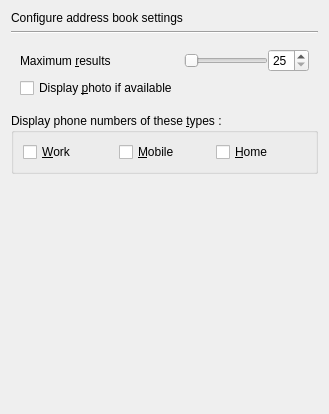
       <widget class="QWidget" name="page_addressBook">
        <layout class="QVBoxLayout" name="verticalLayout_4">
         <item>
          <widget class="QLabel" name="label_configAddressBook">
           <property name="text">
            <string>Configure address book settings</string>
           </property>
          </widget>
         </item>
         <item>
          <widget class="Line" name="line_configAddressBook">
           <property name="orientation">
            <enum>Qt::Horizontal</enum>
           </property>
          </widget>
         </item>
         <item>
          <widget class="QWidget" name="widget_configAddressBookGeneral" native="true">
           <layout class="QFormLayout" name="formLayout_5">
            <property name="fieldGrowthPolicy">
             <enum>QFormLayout::AllNonFixedFieldsGrow</enum>
            </property>
            <item row="1" column="0">
             <widget class="QLabel" name="label_maxResults">
              <property name="text">
               <string>Maximum &amp;results</string>
              </property>
              <property name="buddy">
               <cstring>horizontalSlider_maxResults</cstring>
              </property>
             </widget>
            </item>
            <item row="1" column="1">
             <widget class="QWidget" name="widget_maxResults" native="true">
              <layout class="QHBoxLayout" name="horizontalLayout_4">
               <property name="spacing">
                <number>0</number>
               </property>
               <property name="margin">
                <number>0</number>
               </property>
               <item>
                <widget class="QSlider" name="horizontalSlider_maxResults">
                 <property name="minimum">
                  <number>25</number>
                 </property>
                 <property name="maximum">
                  <number>50</number>
                 </property>
                 <property name="orientation">
                  <enum>Qt::Horizontal</enum>
                 </property>
                </widget>
               </item>
               <item>
                <widget class="QSpinBox" name="spinBox_maxResults">
                 <property name="minimum">
                  <number>25</number>
                 </property>
                 <property name="maximum">
                  <number>50</number>
                 </property>
                </widget>
               </item>
              </layout>
             </widget>
            </item>
            <item row="2" column="0">
             <widget class="QCheckBox" name="checkBox_displayPhoto">
              <property name="text">
               <string>Display &amp;photo if available</string>
              </property>
             </widget>
            </item>
           </layout>
          </widget>
         </item>
         <item>
          <widget class="QGroupBox" name="groupBox_displayTypes">
           <property name="title">
            <string>Display phone numbers of these &amp;types :</string>
           </property>
           <layout class="QHBoxLayout" name="horizontalLayout_7">
            <item>
             <widget class="QCheckBox" name="checkBox_business">
              <property name="text">
               <string>&amp;Work</string>
              </property>
             </widget>
            </item>
            <item>
             <widget class="QCheckBox" name="checkBox_mobile">
              <property name="text">
               <string>&amp;Mobile</string>
              </property>
             </widget>
            </item>
            <item>
             <widget class="QCheckBox" name="checkBox_home">
              <property name="text">
               <string>&amp;Home</string>
              </property>
             </widget>
            </item>
           </layout>
          </widget>
         </item>
         <item>
          <spacer name="verticalSpacer_configAddressBook">
           <property name="orientation">
            <enum>Qt::Vertical</enum>
           </property>
           <property name="sizeHint" stdset="0">
            <size>
             <width>20</width>
             <height>229</height>
            </size>
           </property>
          </spacer>
         </item>
        </layout>
       </widget>
